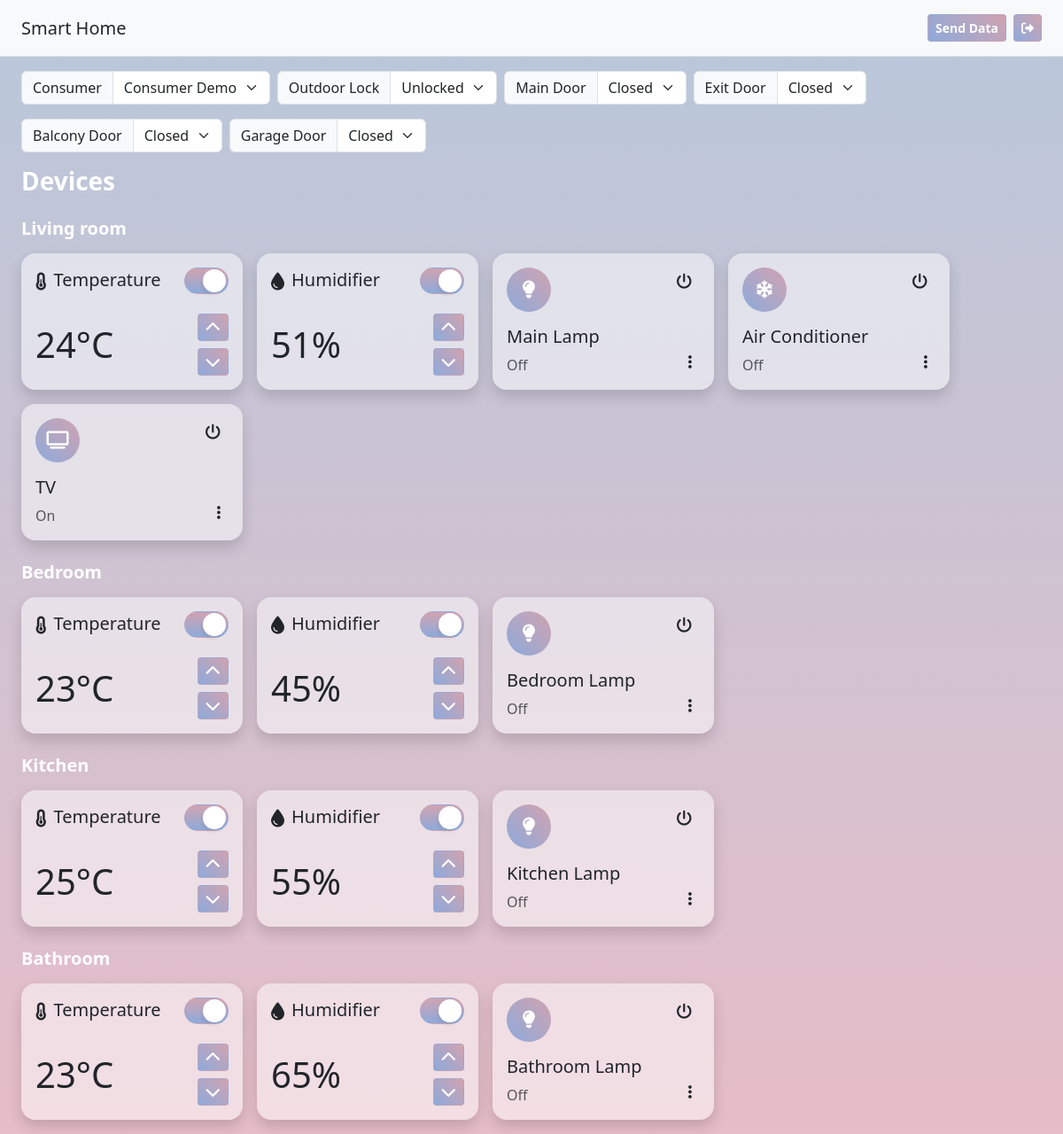
Screenshot of /producer.php (signed in) with the database file from the repository.
### tables this page shows
CREATE TABLE home_configs (
    id INT NOT NULL AUTO_INCREMENT,
    user_id INT NOT NULL,
    type VARCHAR(255) NOT NULL,
    data text NOT NULL DEFAULT '',
    PRIMARY KEY (id)
);

CREATE TABLE rooms (
    id INT NOT NULL AUTO_INCREMENT,
    name VARCHAR(255) NOT NULL,
    user_id INT NOT NULL,
    data text NOT NULL DEFAULT '{}',
    PRIMARY KEY (id)
);

CREATE TABLE devices (
    id INT NOT NULL AUTO_INCREMENT,
    user_id INT NOT NULL,
    room_id INT NOT NULL,
    name VARCHAR(255) NOT NULL,
    type VARCHAR(255) NOT NULL DEFAULT 'sensor',
    status INT NOT NULL DEFAULT 0,
    electricity INT NOT NULL DEFAULT 0,
    water INT NOT NULL DEFAULT 0,
    gas INT NOT NULL DEFAULT 0,
    data text NOT NULL DEFAULT '{}',
    PRIMARY KEY (id)
);

### dbconfig.php (called while the page is built, shortened)
<?php
$name = 'Smart Home';

### producer.php (the view, shortened to what this page needs)
<?php
require_once 'dbconfig.php';
$user_id = intval($_SESSION['user']);
$stmt = $db->prepare("SELECT * FROM rooms WHERE user_id = ?");
$stmt->execute([$user_id]);
$rooms = $stmt->fetchAll(PDO::FETCH_ASSOC);
$room_ids = [];
foreach($rooms as $room) {
    $room_ids[] = $room['id'];
}
$room_ids = json_encode($room_ids);
?>
<!DOCTYPE html>
<html lang="en">
<head>
    <link href="https://cdn.jsdelivr.net/npm/bootstrap@5.3.0/dist/css/bootstrap.min.css" rel="stylesheet"
>
    <link rel="stylesheet" href="https://cdnjs.cloudflare.com/ajax/libs/font-awesome/6.4.0/css/all.min.css"
 />
    <link href="css/app.css" rel="stylesheet">
</head>
<body>
    <div class="d-flex flex-row align-items-center p-3 px-md-4 bg-light border-bottom shadow-sm">
        <h5 class="my-0 fw-normal text-dark"><?php echo $name; ?></h5>
        <a class="btn btn-sh btn-sm ms-auto send-data-btn" href="#" data-id="<?php echo $user_id; ?>" data-rooms="<?php echo htmlentities($room_ids); ?>">Send Data</a>
        <a class="btn btn-sh btn-sm ms-2" href="producer.php?logout=true"><i class="fas fa-sign-out-alt"></i></a>
    </div>
    <main class="d-flex flex-nowrap lrform">
        <div class="d-flex flex-column flex-fill p-3 px-md-4 px-sm-2 mw-100">
            <div class="user w-100 d-flex flex-wrap">
                <div class="input-group mb-3 w-auto me-2">
                    <label class="input-group-text" for="selectUser">Consumer</label>
                    <select class="form-select" id="selectUser" onchange="location.href = 'producer.php?user=' + this.value;">
                        <?php
                        $stmt = $db->prepare("SELECT * FROM consumers");
                        $consumers = $stmt->execute() ? $stmt->fetchAll(PDO::FETCH_ASSOC) : [];
                        foreach ($consumers as $consumer) {
                            $consumer_id = intval($consumer['id']);
                            $consumer_name = $consumer['name'];
                        ?>
                        <option value="<?php echo $consumer_id; ?>"><?php echo $consumer_name; ?></option>
                        <?php
                        }
                        ?>
                    </select>
                </div>
                <div class="input-group mb-3 w-auto me-2">
                    <?php
                    $outdoor_lock = '0';
                    $stmt = $db->prepare("SELECT data FROM home_configs WHERE type = 'outdoor_lock' AND user_id = ? LIMIT 1");
                    if($stmt->execute([$user_id])) {
                        $outdoor_lock = $stmt->fetch(PDO::FETCH_ASSOC);
                        $outdoor_lock = @json_decode($outdoor_lock['data'], true);
                        $outdoor_lock = $outdoor_lock['status'];
                    }
                    ?>
                    <label class="input-group-text" for="outdoorLock">Outdoor Lock</label>
                    <select class="form-select" id="outdoorLock" onchange="setConfig('outdoor_lock', 'status', this.value);">
                        <option value="0"<?php echo $outdoor_lock == '0' ? ' selected' : ''; ?>>Unlocked</option>
                    </select>
                </div>
                <?php
                $stmt = $db->prepare("SELECT * FROM home_configs WHERE type = 'door' AND user_id = ?");
                if($stmt->execute([$user_id])) {
                    $doors = $stmt->fetchAll(PDO::FETCH_ASSOC);
                    foreach ($doors as $door) {
                        $door_id = intval($door['id']);
                        $door_data = @json_decode($door['data'], true);
                        $door_name = $door_data['name'];
                        $door_status = $door_data['status'];
                ?>
                <div class="input-group mb-3 w-auto me-2">
                    <label class="input-group-text" for="door-<?php echo $door_id; ?>"><?php echo $door_name; ?></label>
                    <select class="form-select" id="door-<?php echo $door_id; ?>" onchange="setConfig('<?php echo $door_id; ?>', 'status', this.value);">
                        <option value="1"<?php echo $door_status == '1' ? ' selected' : ''; ?>>Closed</option>
                    </select>
                </div>
                <?php
                    }
                }
                ?>
            </div>
            <div class="devices w-100">
                <div class="d-flex align-items-center">
                    <h4 class="flex-grow-1 mr-2 mb-0 text-white fw-bold h3">Devices</h4>
                </div>
                <?php
                foreach ($rooms as $room) {
                    $room_id = intval($room['id']);
                    $room_name = $room['name'];
                    $stmt = $db->prepare("SELECT * FROM devices WHERE room_id = ?");
                    $stmt->execute([$room_id]);
                    $devices = $stmt->fetchAll(PDO::FETCH_ASSOC);
                    $room['data'] = @json_decode($room['data'], true);
                ?>
                <div class="d-flex flex-column mt-4 room-area" id="room-<?php echo $room_id; ?>">
                    <div class="d-flex align-items-center mb-3">
                        <h5 class="flex-grow-1 mr-2 mb-0 text-white fw-bold h5"><?php echo $room_name; ?></h5>
                    </div>
                    <div class="d-flex flex-wrap flex-row gap-3">
                        <?php if($room['data']['temperature_status'] == '1') { ?>
                        <div class="bg-white-50 shadow p-3 rounded-4 room-device d-flex flex-column temperature" style="width: 250px;" data-room="<?php echo $room['id']; ?>" data-temperature="<?php echo (isset($room['data']['temperature']) ? $room['data']['temperature'] : 25); ?>">
                            <div class="d-flex mb-3 align-items-center">
                                <i class="fas fa-thermometer-half fa-lg me-2 mb-1"></i>
                                <h5 class="h5 me-2">Temperature</h5>
                                <label class="switch ms-auto">
                                    <input type="checkbox" class="apple-switch sh-switch" onchange="setRoomData(<?php  echo $room['id']; ?>, 'temperature_status', this.checked?'1':'0')"<?php if (isset($room['data']['temperature_status']) && $room['data']['temperature_status'] == '1') { echo ' checked'; } ?>>
                                </label>
                            </div>
                            <div class="d-flex align-items-center">
                                <div class="d-flex flex-column me-auto">
                                    <span class="fs-1"><?php echo (isset($room['data']['temperature']) ? $room['data']['temperature'] : 25); ?>&deg;C</span>
                                </div>
                                <div class="d-flex flex-column">
                                    <button class="btn btn-sm btn-sh mb-2 increase" type="button">
                                    </button>
                                    <button class="btn btn-sm btn-sh decrease" type="button">
                                    </button>
                                </div>
                            </div>
                        </div>
                        <?php
                        }
                        if($room['data']['humidity_status'] == '1') {
                        ?>
                        <div class="bg-white-50 shadow p-3 rounded-4 room-device d-flex flex-column humidity" style="width: 250px;" data-room="<?php echo $room['id']; ?>"  data-humidity="<?php echo (isset($room['data']['humidity']) ? $room['data']['humidity'] : 50); ?>">
                            <div class="d-flex mb-3 align-items-center">
                                <i class="fa fa-tint fa-lg me-2 mb-1"></i>
                                <h5 class="h5 me-2">Humidifier</h5>
                                <label class="switch ms-auto">
                                    <input type="checkbox" class="apple-switch sh-switch" onchange="setRoomData(<?php  echo $room['id']; ?>, 'humidity_status', this.checked?'1':'0')"<?php if (isset($room['data']['humidity_status']) && $room['data']['humidity_status'] == '1') { echo ' checked'; } ?>>
                                </label>
                            </div>
                            <div class="d-flex align-items-center">
                                <div class="d-flex flex-column me-auto">
                                    <span class="fs-1"><?php echo (isset($room['data']['humidity']) ? $room['data']['humidity'] : 0); ?>%</span>
                                </div>
                                <div class="d-flex flex-column">
                                    <button class="btn btn-sm btn-sh mb-2 increase" type="button">
                                    </button>
                                    <button class="btn btn-sm btn-sh decrease" type="button">
                                    </button>
                                </div>
                            </div>
                        </div>
                        <?php
                        }
                        foreach ($devices as $device) {
                            $device_type = $device['type'];
                            $device_id = intval($device['id']);
                            $device_name = $device['name'];
                            $device_status = $device['status'];
                            $device = $device_group[$device_type];
                        ?>
                        <div class="bg-white-50 shadow p-3 rounded-4 room-device d-flex flex-column" style="width: 250px;">
                            <div class="d-flex justify-content-center align-items-start mb-3">
                                <div class="d-flex justify-content-center align-items-center rounded-circle btn-sh text-white me-2"
                                    style="width: 50px; height: 50px;">
                                    <i class="<?php echo $device['icon']; ?> fa-lg"></i>
                                </div>
                                <button class="btn btn-sm text-dark ms-auto on-off-btn" type="button" data-id="<?php echo $device_id; ?>" data-status="<?php echo $device_status; ?>">
                                </button>
                            </div>
                            <div class="d-flex h-100">
                                <div class="d-flex flex-column">
                                    <span class="h5"><?php echo $device_name; ?></span>
                                    <span class="text-muted mt-auto"><?php echo ($device_status == 1) ? 'On' : 'Off'; ?></span>
                                </div>
                                <div class="ms-auto mt-auto">
                                    <button class="btn btn-sm text-dark edit-device-producer" data-id="<?php echo $device_id; ?>" type="button">
                                    </button>
                                </div>
                            </div>
                        </div>
                        <?php } ?>
                    </div>
                </div>
                <?php } ?>
            </div>
        </div>
    </main>
</body>
</html>

### css/app.css (style rules this page uses)
body { min-height: 100vh; background: #b1bccf; }
html { min-height: 100vh; }
main { padding-left: 250px; min-height: 100vh; max-width: 100%; background: #b1bccf; background: linear-gradient(#bac7da, #e6bdc8); overflow-x: hidden; }
.lrform { padding-left: 0 !important; }
.btn { cursor: pointer; }
.btn-sh { background: #b1bccf; border-color: transparent; background: linear-gradient(45deg, #8daadb, #d1a3b0); font-weight: bold; color: #fff; }
input.apple-switch { position: relative; appearance: none; outline: none; width: 50px; height: 30px; background-color: #fff; border: 1px solid #D9DADC; border-radius: 50px; box-shadow: inset -20px 0 0 0 #fff; }
input.apple-switch:after { content: ""; position: absolute; top: 1px; left: 1px; background: transparent; width: 26px; height: 26px; border-radius: 50%; box-shadow: 2px 4px 6px rgba(0, 0, 0, 0.2); }
input.apple-switch:checked { box-shadow: inset 20px 0 0 0 #4ed164; border-color: #4ed164; }
input.apple-switch:checked:after { left: 20px; box-shadow: -2px 4px 3px rgba(0, 0, 0, 0.05); }
input.sh-switch { background: #f0f0f0; }
input.sh-switch:checked { box-shadow: none; background: #d1a3b0; background: linear-gradient(#d1a3b0, #8daadb); border-color: transparent; }
input.sh-switch:checked:after { left: 20px; background: #fff; }
.bg-white-50 { background-color: rgba(255, 255, 255, 0.5) !important; }
.mw-100 { max-width: 100% !important; }

### rows the page displays
home_configs: data "Unlocked"
home_configs: data "Main Door", data+id "Closed"
home_configs: data "Exit Door", data+id "Closed"
home_configs: data "Balcony Door", data+id "Closed"
home_configs: data "Garage Door", data+id "Closed"
rooms: name "Living room", temperature "24", humidity "51"
devices: name "Main Lamp", status "Off"
devices: name "Air Conditioner", status "Off"
devices: name "TV", status "On"
rooms: name "Bedroom", $room['id'] 2 (drawn), temperature "23", humidity "45"
devices: name "Bedroom Lamp", status "Off"
rooms: name "Kitchen", temperature "25", humidity "55"
devices: name "Kitchen Lamp", status "Off"
rooms: name "Bathroom", temperature "23", humidity "65"
devices: name "Bathroom Lamp", status "Off"

### other values shown
$name "Smart Home"
form field value "Consumer Demo"
